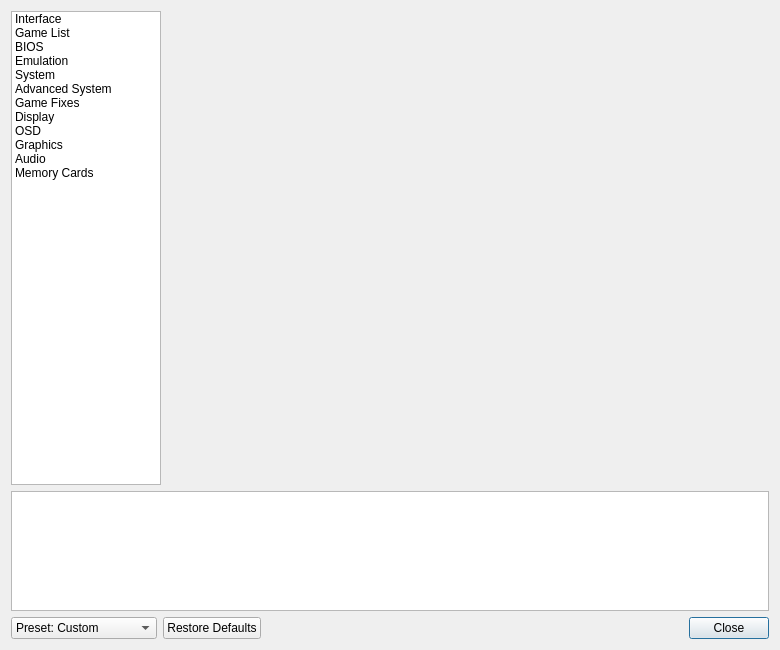
<?xml version="1.0" encoding="UTF-8"?>
<ui version="4.0">
 <class>SettingsDialog</class>
 <widget class="QDialog" name="SettingsDialog">
  <property name="windowModality">
   <enum>Qt::WindowModal</enum>
  </property>
  <property name="geometry">
   <rect>
    <x>0</x>
    <y>0</y>
    <width>780</width>
    <height>650</height>
   </rect>
  </property>
  <property name="sizePolicy">
   <sizepolicy hsizetype="Expanding" vsizetype="Expanding">
    <horstretch>0</horstretch>
    <verstretch>0</verstretch>
   </sizepolicy>
  </property>
  <property name="windowTitle">
   <string>PCSX2 Settings</string>
  </property>
  <layout class="QGridLayout" name="gridLayout" columnstretch="0,1">
   <item row="0" column="0">
    <widget class="QListWidget" name="settingsCategory">
     <property name="sizePolicy">
      <sizepolicy hsizetype="Expanding" vsizetype="Expanding">
       <horstretch>0</horstretch>
       <verstretch>0</verstretch>
      </sizepolicy>
     </property>
     <property name="minimumSize">
      <size>
       <width>150</width>
       <height>0</height>
      </size>
     </property>
     <property name="maximumSize">
      <size>
       <width>150</width>
       <height>16777215</height>
      </size>
     </property>
     <property name="iconSize">
      <size>
       <width>32</width>
       <height>32</height>
      </size>
     </property>
     <item>
      <property name="text">
       <string>Interface</string>
      </property>
      <property name="icon">
       <iconset theme="settings-3-line"/>
      </property>
     </item>
     <item>
      <property name="text">
       <string>Game List</string>
      </property>
      <property name="icon">
       <iconset theme="folder-settings-line"/>
      </property>
     </item>
     <item>
      <property name="text">
       <string>BIOS</string>
      </property>
      <property name="icon">
       <iconset theme="hard-drive-2-line"/>
      </property>
     </item>
     <item>
      <property name="text">
       <string>Emulation</string>
      </property>
      <property name="icon">
       <iconset theme="dashboard-line"/>
      </property>
     </item>
     <item>
      <property name="text">
       <string>System</string>
      </property>
      <property name="icon">
       <iconset theme="artboard-2-line"/>
      </property>
     </item>
     <item>
      <property name="text">
       <string>Advanced System</string>
      </property>
      <property name="icon">
       <iconset theme="artboard-2-line"/>
      </property>
     </item>   
     <item>
      <property name="text">
       <string>Game Fixes</string>
      </property>
      <property name="icon">
       <iconset theme="close-line"/>
      </property>
     </item>       
     <item>
      <property name="text">
       <string>Display</string>
      </property>
      <property name="icon">
       <iconset theme="window-2-line"/>
      </property>
     </item>
     <item>
      <property name="text">
       <string>OSD</string>
      </property>
      <property name="icon">
       <iconset theme="tv-2-line"/>
      </property>
     </item>
     <item>
      <property name="text">
       <string>Graphics</string>
      </property>
      <property name="icon">
       <iconset theme="brush-line"/>
      </property>
     </item>
     <item>
      <property name="text">
       <string>Audio</string>
      </property>
      <property name="icon">
       <iconset theme="volume-up-line"/>
      </property>
     </item>
     <item>
      <property name="text">
       <string>Memory Cards</string>
      </property>
      <property name="icon">
       <iconset theme="sd-card-line"/>
      </property>
     </item>      
    </widget>
   </item>
   <item row="0" column="1">
    <widget class="QStackedWidget" name="settingsContainer">
     <property name="minimumSize">
      <size>
       <width>500</width>
       <height>0</height>
      </size>
     </property>
     <property name="currentIndex">
      <number>0</number>
     </property>
     <widget class="QWidget" name="page"/>
     <widget class="QWidget" name="page_2"/>
    </widget>
   </item>
   <item row="1" column="0" colspan="2">
    <widget class="QTextEdit" name="helpText">
     <property name="minimumSize">
      <size>
       <width>0</width>
       <height>120</height>
      </size>
     </property>
     <property name="maximumSize">
      <size>
       <width>16777215</width>
       <height>120</height>
      </size>
     </property>
     <property name="readOnly">
      <bool>true</bool>
     </property>
    </widget>
   </item>
   <item row="2" column="0" colspan="2">
    <layout class="QHBoxLayout" name="horizontalLayout_2">
     <item>
      <widget class="QComboBox" name="settingsPreset">
       <item>
        <property name="text">
         <string>Preset: Custom</string>
        </property>
       </item>
       <item>
        <property name="text">
         <string>Preset: Safe (Default)</string>
        </property>
       </item>
       <item>
        <property name="text">
         <string>Preset: Fast</string>
        </property>
       </item>
      </widget>
     </item>
     <item>
      <widget class="QPushButton" name="restoreDefaultsButton">
       <property name="text">
        <string>Restore Defaults</string>
       </property>
      </widget>
     </item>
     <item>
      <spacer name="horizontalSpacer">
       <property name="orientation">
        <enum>Qt::Horizontal</enum>
       </property>
       <property name="sizeHint" stdset="0">
        <size>
         <width>40</width>
         <height>20</height>
        </size>
       </property>
      </spacer>
     </item>
     <item>
      <widget class="QPushButton" name="closeButton">
       <property name="text">
        <string>Close</string>
       </property>
       <property name="default">
        <bool>true</bool>
       </property>
      </widget>
     </item>
    </layout>
   </item>
  </layout>
 </widget>
 <resources>
  <include location="../resources/resources.qrc"/>
 </resources>
 <connections/>
</ui>
